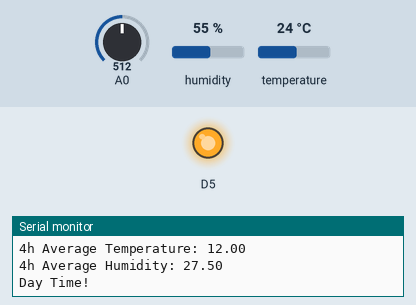
Recording of a sketch running on a simulated ESP8266 (NodeMCU). Parts: output pins drawn as LEDs (lit = HIGH), the last lines printed to the serial monitor. The test bench sets the inputs (shaded band); at power-on: A0 = 512, humidity 55 %, temperature 24 °C.

Above: at 1.9 s.
2.0 s: A0 set to 931
3.5 s: A0 set to 966
At 5.4 s:
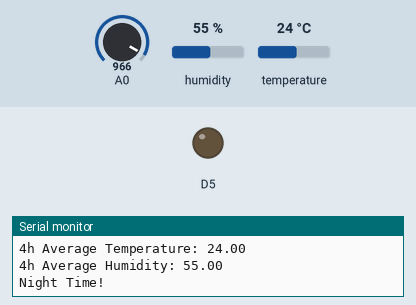
8.9 s: A0 set to 940
At 9.8 s:
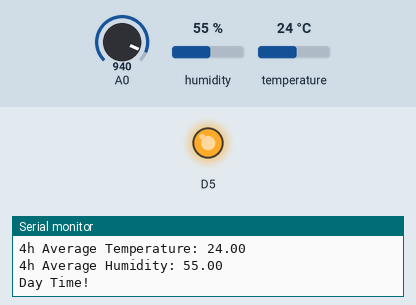
11.1 s: A0 set to 960
At 12.0 s:
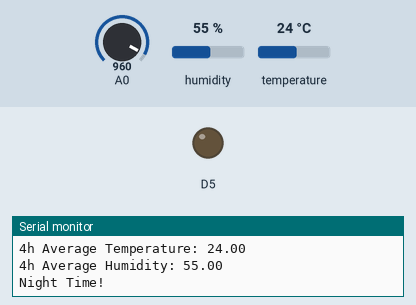
Timing chart, 0 to 14.1 s (numbered marks = the images above; inputs shaded):
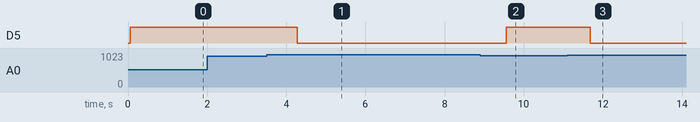

Measured:
- the behaviour switches between 949 and 950 on A0 (found by bisection; images 0 and 1)
- after the input at 3.5 s, D5: HIGH → LOW after 0.78 s
- after the input at 8.9 s, D5: LOW → HIGH after 0.66 s
- after the input at 11.1 s, D5: HIGH → LOW after 0.57 s

The sketch:

microp.ino
```cpp
#include <DHT.h>

DHT dht(D6,DHT11);
float t4[4]={0,0,0,0};
float h4[4]={0,0,0,0};
int c=0;
void setup() {
  // put your setup code here, to run once:
 pinMode(A0,INPUT);
 pinMode(D5,OUTPUT);
 Serial.begin(9600);
 dht.begin();
}

void loop() {
  // put your main code here, to run repeatedly:
//  Serial.println(analogRead(A0));
  float h = dht.readHumidity();
  float t = dht.readTemperature();
  float ta=0;
  float ha=0;
  t4[c]=t;
  h4[c]=h;
  for(int i=0;i<4;i++)
  {
    ta+=t4[i];
    ha+=h4[i];
  }
  ta = ta/4;
  ha = ha/4;
  Serial.print("Temperature: ");
  Serial.println(t);
  Serial.print("Humidity: ");
  Serial.println(h);
  Serial.print("4h Average Temperature: ");
  Serial.println(ta);
  Serial.print("4h Average Humidity: ");
  Serial.println(ha);
  if(c==3)
  {
    c=0;
  }
  else
  {
    c++;
  }
  if (h>90)
  {
    Serial.println("Possibility of rain");
  }
  if (analogRead(A0)<950)
  {
    digitalWrite(D5,HIGH);
    Serial.println("Day Time!");
  }
  else
  {
    digitalWrite(D5,LOW);
    Serial.println("Night Time!");
  }
  delay(1000);
}
```
